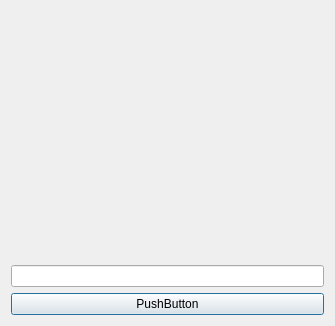
<?xml version="1.0" encoding="UTF-8"?>
<ui version="4.0">
 <class>RegistraVagaForm</class>
 <widget class="QDialog" name="RegistraVagaForm">
  <property name="geometry">
   <rect>
    <x>0</x>
    <y>0</y>
    <width>335</width>
    <height>326</height>
   </rect>
  </property>
  <property name="windowTitle">
   <string>Salvar Vaga</string>
  </property>
  <property name="windowIcon">
   <iconset>
    <normaloff>../../Imagens/vaga.png</normaloff>../../Imagens/vaga.png</iconset>
  </property>
  <property name="modal">
   <bool>true</bool>
  </property>
  <layout class="QGridLayout" name="gridLayout">
   <item row="0" column="0">
    <widget class="QLabel" name="ImageVagalabel">
     <property name="text">
      <string/>
     </property>
    </widget>
   </item>
   <item row="1" column="0">
    <widget class="QLineEdit" name="DescricaoVagaEdit"/>
   </item>
   <item row="2" column="0">
    <widget class="QPushButton" name="SalvarVagaButton">
     <property name="text">
      <string>PushButton</string>
     </property>
    </widget>
   </item>
  </layout>
 </widget>
 <resources/>
 <connections/>
</ui>
